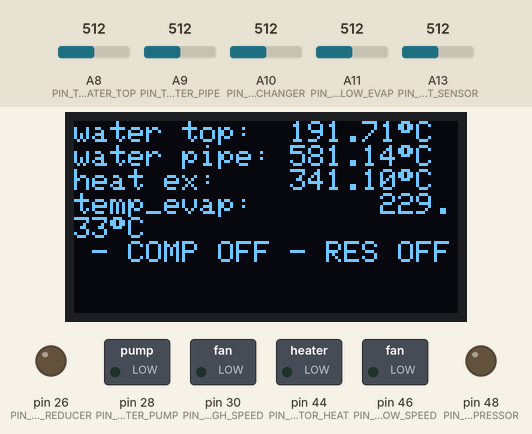
This sketch was run on a simulated Arduino Mega 2560, built with avr-gcc and run on an emulated ATmega2560. Shown: 128×64 one-colour display, switched loads named in the sketch (green lamp = pin HIGH), output pins drawn as LEDs (lit = HIGH). The test bench sets the inputs (shaded band); at power-on: A8 (PIN_TEMP_WATER_TOP) = 512, A9 (PIN_TEMP_WATER_PIPE) = 512, A10 (PIN_TEMP_HEAT_EXCHANGER) = 512, A11 (PIN_TEMP_AIR_FLOW_EVAP) = 512, A13 (PIN_CURRENT_SENSOR) = 512. What the sketch prints to the serial monitor is not drawn.

Above: at 3.7 s.
3.8 s: A8 (PIN_TEMP_WATER_TOP) set to 716
At 13.1 s:
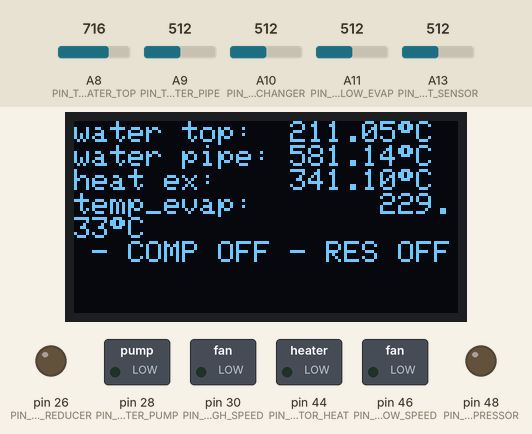
Timing chart, 0 to 14.6 s (numbered marks = the images above; inputs shaded):
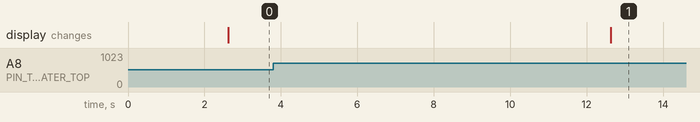

Measured:
- after the input at 3.8 s, the display: changes after 8.8 s (image 1)

The sketch:

PAC_open_fw.ino
```cpp
#include <SPI.h>
#include <Wire.h>
#include <Adafruit_SH110X.h>

#include "functions.h"
#include "define.h"
#include "tempSensor.h"


void setup(){

    Serial.begin(115200);

    tft.begin(i2c_Address, true); // Address 0x3C default
    tft.clearDisplay();
    tft.display();

    tft.setTextSize(1);
    tft.setTextColor(SH110X_WHITE);

    Serial.println();Serial.println();Serial.println();Serial.println();

    setupPin();
    setReferenceCurrent();

    temp_waterTop = new tempSensor(PIN_TEMP_WATER_TOP, serie_resistor_water_top, reference_coefficients_water_top);
    temp_waterPipe = new tempSensor(PIN_TEMP_WATER_PIPE , serie_resistor_water_pipe, reference_coefficients_water_pipe);
    temp_heatExchanger = new tempSensor(PIN_TEMP_HEAT_EXCHANGER , serie_resistor_heat_exchanger, reference_coefficients_heat_exchanger);
    temp_evap = new tempSensor(PIN_TEMP_AIR_FLOW_EVAP , serie_resistor_air_flux_evap, reference_coefficients_air_flux_evap);

    allOff();
    delay(2500);    //prevent false start when rebooting

}


void loop(){

    //updateSensors();
    //testSequence();

    if(millis() - timer_update_sensors > update_sensor_delay ){
        timer_update_sensors = millis();

        Serial.print("Update Sensors:");
        temp_waterTop->updateSensor();
        temp_waterPipe->updateSensor();
        temp_heatExchanger->updateSensor();
        temp_evap->updateSensor();
        Serial.println("Done");

    }

    if(millis() - timer_update_serial > serial_update_delay){
        print_flag = true;
        timer_update_serial = millis();
    }

    if(print_flag){
        printTempSensorReport();
        Serial.print(", ");
        printReadableCurrent();
    }

    if(millis() - timer_update_display > display_update_delay){
        timer_update_display = millis();

        tft.clearDisplay();
        tft.setCursor(0, 0);

        tft.print("water top:  ");
        tft.print( temp_waterTop->getAvgTemp() );
        tft.print( (char)247 ); tft.print("C");
        tft.println();

        tft.print("water pipe: ");
        tft.print(temp_waterPipe->getAvgTemp() );
        tft.print( (char)247 ); tft.print("C");
        tft.println();


        tft.print("heat ex:    ");
        tft.print( temp_heatExchanger->getAvgTemp() );
        tft.print( (char)247 ); tft.print("C");
        tft.println();

        tft.print("temp_evap:       ");
        tft.print( temp_evap->getAvgTemp() );
        tft.print( (char)247 ); tft.print("C");
        tft.println();

        if(digitalRead(PIN_COMPRESSOR) ){
            tft.print(" - COMP ON");
        }else{
            tft.print(" - COMP OFF");
        }

        if(digitalRead(PIN_LEGACY_RESISTOR_HEAT) ){
            tft.print(" - RES ON");
        }else{
            tft.print(" - RES OFF");
        }

        tft.display();
    }

    //température ok
    if( temp_waterTop->getAvgTemp() > 40 || temp_waterPipe->getAvgTemp() > 40 ){

        if(print_flag){
            Serial.println(" - STOP, TEMP OK");
            printTempSensorReport();
        }

    //temperature error
    }else if(temp_waterTop->getAvgTemp() > 70 || temp_waterPipe->getAvgTemp() > 70 || temp_heatExchanger->getAvgTemp() > 80){

            while (1)
            {
                Serial.println(" - STOP, TEMP ERROR");
                printTempSensorReport();
                digitalWrite(PIN_FAN_LOW_SPEED, 0);
                digitalWrite(PIN_FAN_HIGH_SPEED, 1);
                digitalWrite(PIN_COMPRESSOR, 0);
                digitalWrite(PIN_BYPASS_PRESSURE_REDUCER, 0);
                digitalWrite(PIN_LEGACY_RESISTOR_HEAT, 0);
                digitalWrite(PIN_WATER_PUMP, 1);

                delay(60e3);
            }


    }else{

        if(temp_heatExchanger->getAvgTemp() > 68 ){
            //off
            digitalWrite(PIN_FAN_LOW_SPEED, 0);
            digitalWrite(PIN_FAN_HIGH_SPEED, 0);
            digitalWrite(PIN_COMPRESSOR, 0);
            digitalWrite(PIN_BYPASS_PRESSURE_REDUCER, 0);
            digitalWrite(PIN_WATER_PUMP, 1);

        }else if(temp_heatExchanger->getAvgTemp() < 60){
            //on
            digitalWrite(PIN_FAN_LOW_SPEED, 1);
            digitalWrite(PIN_FAN_HIGH_SPEED, 0);
            digitalWrite(PIN_COMPRESSOR, 1);
            digitalWrite(PIN_BYPASS_PRESSURE_REDUCER, 0);

            digitalWrite(PIN_WATER_PUMP, 1);
        }

        //make the water pump work in any case
        digitalWrite(PIN_WATER_PUMP, 1);

        if( temp_evap->getAvgTemp() < 17.5){
            digitalWrite(PIN_LEGACY_RESISTOR_HEAT, 1);
        }else if(temp_evap->getAvgTemp() > 18.5){
             digitalWrite(PIN_LEGACY_RESISTOR_HEAT, 0);
        }


        if(print_flag){
            if(digitalRead(PIN_COMPRESSOR) ){
                Serial.print(" - COMP ON");
            }else{
                Serial.print(" - COMP OFF");
            }

            if(digitalRead(PIN_LEGACY_RESISTOR_HEAT) ){
                Serial.print(" - RES ON");
            }else{
                Serial.print(" - RES OFF");
            }

        }

    }

    if(print_flag){
        Serial.println();
    }
    print_flag = false;


}
```

define.h
```cpp
#ifndef __DEFINE_H__
#define __DEFINE_H__

#include <SPI.h>
#include <Wire.h>
#include <Adafruit_SH110X.h>

#include "tempSensor.h"

//SYSTEM TIMER
uint32_t timer_update_serial = 60e3;   // not zero to get instant print
uint32_t timer_update_display = 0;
uint32_t timer_update_sensors = 60e3;

//SYSTEM CONSTANTS

const uint32_t serial_update_delay = 10e3;
const uint32_t display_update_delay = 100;
const uint32_t update_sensor_delay = 10e3;

//SYSTEM VARS
bool print_flag = true;

//DISPLAY

/* Uncomment the initialize the I2C address , uncomment only one, If you get a totally blank screen try the other*/
#define i2c_Address 0x3c //initialize with the I2C addr 0x3C Typically eBay OLED's
#define SCREEN_WIDTH 128 // OLED display width, in pixels
#define SCREEN_HEIGHT 64 // OLED display height, in pixels
#define OLED_RESET -1   //   QT-PY / XIAO
Adafruit_SH1106G tft = Adafruit_SH1106G(SCREEN_WIDTH, SCREEN_HEIGHT, &Wire, OLED_RESET);


//ACTUACTOR
const uint8_t PIN_BYPASS_PRESSURE_REDUCER = 26;
const uint8_t PIN_WATER_PUMP = 28;
const uint8_t PIN_FAN_HIGH_SPEED = 30;
const uint8_t PIN_COMPRESSOR = 48;
const uint8_t PIN_FAN_LOW_SPEED = 46;
const uint8_t PIN_LEGACY_RESISTOR_HEAT = 44;

//BUTTONS
const uint8_t PIN_BUTTON_CONFIRM = 3;
const uint8_t PIN_BUTTON_PUSH = 4;
const uint8_t PIN_BUTTON_TRA = 5;
const uint8_t PIN_BUTTON_TRB = 6;
const uint8_t PIN_BUTTON_BACK = 7;


//SENSORS

//see https://www.thinksrs.com/downloads/programs/therm%20calc/ntccalibrator/ntccalculator.html
// C1 e-3, C2 e-4, C3 e-7
const float reference_coefficients_water_top[3] =       {0.8152350653e-03, 2.948759503e-04, -2.253994324e-07};
const float reference_coefficients_water_pipe[3] =      {-0.03240305442e-03, 4.401381657e-04, -8.145708226e-07};
const float reference_coefficients_heat_exchanger[3] =  {0.8152350653e-03, 2.948759503e-04, -2.253994324e-07};
const float reference_coefficients_air_flux_evap[3] =   {0.3426591640e-03, 3.554302673e-04, -2.820340671e-07};

const float serie_resistor_water_top = 3300;
const float serie_resistor_water_pipe = 10000;
const float serie_resistor_heat_exchanger = 10000;
const float serie_resistor_air_flux_evap = 22000;

const uint8_t PIN_TEMP_WATER_TOP = A8;
const uint8_t PIN_TEMP_WATER_PIPE = A9;
const uint8_t PIN_TEMP_HEAT_EXCHANGER = A10;
const uint8_t PIN_TEMP_AIR_FLOW_EVAP = A11;

tempSensor * temp_waterTop;
tempSensor * temp_waterPipe;
tempSensor * temp_heatExchanger;
tempSensor * temp_evap;

//ACHS-7121 current sensor
const uint8_t PIN_CURRENT_SENSOR = A13;

//PCF8563T TIMER
const uint8_t RTC_ADDR_Write = 0xA2;
const uint8_t RTC_ADDR_Read =  0xA2+1;

//Final State Machine

typedef enum FSM_t {
    FSM_reset = 0,

    FSM_init = 10,
    FSM_idle,
    FSM_heat_pump_working,
    FSM_legacy_resistor,

    FSM_test = 50,
    FSM_error,
};

FSM_t fsm = FSM_reset;


#endif //guard
```

functions.h
```cpp
#ifndef __FUNCTIONS_H__
#define __FUNCTIONS_H__

#include "define.h"

void setupPin(){
//ACTUACTOR
pinMode(PIN_FAN_LOW_SPEED, OUTPUT);
pinMode(PIN_FAN_HIGH_SPEED, OUTPUT);
pinMode(PIN_COMPRESSOR, OUTPUT);
pinMode(PIN_BYPASS_PRESSURE_REDUCER, OUTPUT);
pinMode(PIN_LEGACY_RESISTOR_HEAT, OUTPUT);
pinMode(PIN_WATER_PUMP, OUTPUT);

//SENSORS
pinMode(PIN_TEMP_WATER_TOP, INPUT);
pinMode(PIN_TEMP_WATER_PIPE, INPUT);
pinMode(PIN_TEMP_HEAT_EXCHANGER, INPUT);
pinMode(PIN_TEMP_AIR_FLOW_EVAP, INPUT);

//ACHS-7121 current sensor
pinMode(PIN_CURRENT_SENSOR, INPUT);

}

struct SystemVariables_t{
    int referenceCurrent = 0;

} systemVariables;

void setReferenceCurrent(){
    systemVariables.referenceCurrent = analogRead(PIN_CURRENT_SENSOR);
}

int getCurrent(){
    int t = analogRead(PIN_CURRENT_SENSOR);
    t -= systemVariables.referenceCurrent;
    return t;
}


float getCorrectedTemp(uint8_t pin, float serie_resistor,  const float coeff[]){

    int Vo;
    float logR1, NTC, T, Tc;

    Vo = analogRead(pin);

    if(Vo == 0 || Vo == 1023)
        return -273.15f;

    NTC =  (Vo * serie_resistor) / (1023 - Vo);
    logR1 = log(NTC);
    T = (1.0 / (coeff[0] + coeff[1]*logR1 + coeff[2]*logR1*logR1*logR1));
    Tc = T - 273.15;

    return Tc;
}

float getCorrectedTemp_waterTop(){
    return getCorrectedTemp(PIN_TEMP_WATER_TOP, serie_resistor_water_top, reference_coefficients_water_top ) ;
}

float getCorrectedTemp_waterPipe(){
    return getCorrectedTemp(PIN_TEMP_WATER_PIPE, serie_resistor_water_pipe, reference_coefficients_water_top );

}
float getCorrectedTemp_heatExchanger(){
    return getCorrectedTemp(PIN_TEMP_HEAT_EXCHANGER,serie_resistor_heat_exchanger, reference_coefficients_heat_exchanger );

}
float getCorrectedTemp_air_flux_evap(){
    return getCorrectedTemp(PIN_TEMP_AIR_FLOW_EVAP,serie_resistor_air_flux_evap, reference_coefficients_air_flux_evap );

}

void printTempSensorReport(){
        Serial.print("water top:");
        Serial.print( temp_waterTop->getAvgTemp() );
        Serial.print(", water pipe:");
        Serial.print( temp_waterPipe->getAvgTemp() );
        Serial.print(", heat ex:");
        Serial.print( temp_heatExchanger->getAvgTemp()  );
        Serial.print(", evap:");
        Serial.print( temp_evap->getAvgTemp() );
}

void printReadableCurrent(){
    //current sensor is 10A bi directional
    //So 1024/2 = 512 point in one directon and 512 in other
    // 10 000 ma / 512 = 19.5mA
    Serial.print( (float)(getCurrent()) );

}

void printReadableCurrent_mA(){
    //current sensor is 10A bi directional
    //So 1024/2 = 512 point in one directon and 512 in other
    // 10 000 ma / 512 = 19.5mA
    //dont know why I need to multiply by 4
    //see later
    Serial.print( (float)(getCurrent()) );

}

void testSequence(){

    uint32_t timerLocal_001 = millis();
    uint32_t timerLocal_002 = millis();

    //Fan low speed
    digitalWrite(PIN_FAN_LOW_SPEED, 1);
    while(millis() - timerLocal_001 < 10e3){
        if(millis() - timerLocal_002 > 100){
            timerLocal_002 = millis();
            Serial.print(F("Fan low speed : "));
            Serial.print( (millis() - timerLocal_001) / 1000);
            Serial.print(" ");
            printReadableCurrent();
            Serial.println();

        }
    }
    digitalWrite(PIN_FAN_LOW_SPEED, 0);
    timerLocal_001 = millis();

    Serial.println("pause");
    delay(1000);

     //Fan high speed
    digitalWrite(PIN_FAN_HIGH_SPEED, 1);
    while(millis() - timerLocal_001 < 10e3){
        if(millis() - timerLocal_002 > 100){
            timerLocal_002 = millis();
            Serial.print(F("Fan high speed : "));
            Serial.print( (millis() - timerLocal_001) / 1000);
            Serial.print(" ");
            printReadableCurrent();
            Serial.println();
        }
    }
    digitalWrite(PIN_FAN_HIGH_SPEED, 0);
    timerLocal_001 = millis();

    Serial.println("pause");
    delay(1000);

    //bypass pressure reducer on, to help motor to start
    //then start compressor,
    //then close bypass
    digitalWrite(PIN_BYPASS_PRESSURE_REDUCER, 1);
    delay(1000);
    digitalWrite(PIN_COMPRESSOR, 1);
    while(millis() - timerLocal_001 < 10e3){

        if(millis() - timerLocal_001 > 3e3){
            digitalWrite(PIN_BYPASS_PRESSURE_REDUCER, 0);
        }

        if(millis() - timerLocal_002 > 100){

            if(digitalRead(PIN_BYPASS_PRESSURE_REDUCER) == 1 ){
                Serial.print("BYPASS ON ");
            }else{
                Serial.print("BYPASS OFF ");
            }
            timerLocal_002 = millis();
            Serial.print(F("compressor : "));
            Serial.print( (millis() - timerLocal_001) / 1000);
            Serial.print(" ");
            printReadableCurrent();
            Serial.println();
        }
    }
    digitalWrite(PIN_COMPRESSOR, 0);
    timerLocal_001 = millis();

    Serial.println("pause");
    delay(1000);

    //Water pump
    digitalWrite(PIN_WATER_PUMP, 1);
    while(millis() - timerLocal_001 < 10e3){
        if(millis() - timerLocal_002 > 100){
            timerLocal_002 = millis();
            Serial.print(F("Water pump : "));
            Serial.print( (millis() - timerLocal_001) / 1000);
            Serial.print(" ");
            printReadableCurrent();
            Serial.println();
        }
    }
    digitalWrite(PIN_WATER_PUMP, 0);
    timerLocal_001 = millis();

    Serial.println("pause");
    delay(1000);

    //Heat resistor
    digitalWrite(PIN_LEGACY_RESISTOR_HEAT, 1);
    while(millis() - timerLocal_001 < 10e3){
        if(millis() - timerLocal_002 > 100){
            timerLocal_002 = millis();
            Serial.print(F("Heat resistor : "));
            printReadableCurrent();
            Serial.println();
        }
    }
    digitalWrite(PIN_LEGACY_RESISTOR_HEAT, 0);
    timerLocal_001 = millis();

    Serial.println("Test Sequence done");
    delay(1000);

}

void allOff(){
    digitalWrite(PIN_FAN_LOW_SPEED, 0);
    digitalWrite(PIN_FAN_HIGH_SPEED, 0);
    digitalWrite(PIN_COMPRESSOR, 0);
    digitalWrite(PIN_BYPASS_PRESSURE_REDUCER, 0);
    digitalWrite(PIN_LEGACY_RESISTOR_HEAT, 0);
    digitalWrite(PIN_WATER_PUMP, 0);
}

void forceSystem(){

    // digitalWrite(PIN_FAN_LOW_SPEED, 1);
    // digitalWrite(PIN_FAN_HIGH_SPEED, 0);
    // digitalWrite(PIN_COMPRESSOR, 0);
    // digitalWrite(PIN_BYPASS_PRESSURE_REDUCER, 1);
    // digitalWrite(PIN_LEGACY_RESISTOR_HEAT, 0);
    // digitalWrite(PIN_WATER_PUMP, 1);

    // delay(3000);

    // digitalWrite(PIN_FAN_LOW_SPEED, 1);
    // digitalWrite(PIN_FAN_HIGH_SPEED, 0);
    // digitalWrite(PIN_COMPRESSOR, 1);
    // digitalWrite(PIN_BYPASS_PRESSURE_REDUCER, 1);
    // digitalWrite(PIN_LEGACY_RESISTOR_HEAT, 0);
    // digitalWrite(PIN_WATER_PUMP, 1);

    // delay(3000);

    digitalWrite(PIN_FAN_LOW_SPEED, 1);
    digitalWrite(PIN_FAN_HIGH_SPEED, 0);
    digitalWrite(PIN_COMPRESSOR, 1);
    digitalWrite(PIN_BYPASS_PRESSURE_REDUCER, 0);
    digitalWrite(PIN_LEGACY_RESISTOR_HEAT, 0);
    digitalWrite(PIN_WATER_PUMP, 1);

}

void forceCoolDown(){
    digitalWrite(PIN_FAN_LOW_SPEED, 0);
    digitalWrite(PIN_FAN_HIGH_SPEED, 0);
    digitalWrite(PIN_COMPRESSOR, 0);
    digitalWrite(PIN_BYPASS_PRESSURE_REDUCER, 0);
    digitalWrite(PIN_LEGACY_RESISTOR_HEAT, 0);
    digitalWrite(PIN_WATER_PUMP, 1);
}


#endif //guard
```

tempSensor.cpp
```cpp
#include "tempSensor.h"


tempSensor::tempSensor(uint8_t _pin, const uint16_t _serie_res, const float _ref_coef[] ){
    this->pin = _pin;
    this->serie_res = _serie_res;

    this->ref_coef[0] = _ref_coef[0];
    this->ref_coef[1] = _ref_coef[1];
    this->ref_coef[2] = _ref_coef[2];

    pinMode(pin, INPUT);

    //set history size
    this->history_lenght = sizeof(history)/sizeof(history[0]);
    // Serial.print("history leng:");
    // Serial.println(history_lenght);

    for(uint8_t i = 0 ; i < history_lenght; i++){
        history[i] = 0;
    }

    //fill the history
    for(uint8_t i = 0 ; i < history_lenght; i++){

        bool status = updateSensor();

        // if( status == 0){
        //     Serial.println("Fail reading sensors!");
        // }else{
        //     Serial.print(" ");
        //     Serial.print(i);
        //     Serial.print(" ");
        //     Serial.print(last_temp);
        // }
        // Serial.println(".");
    }

}

bool tempSensor::updateSensor(void){

    float logR1, NTC, T, Tc;
    last_mes = analogRead(pin);

    if(last_mes == 0 || last_mes == 1023){
        last_temp -273.15f;
        return 0;
    }

    NTC =  (last_mes * serie_res) / (1023 - last_mes);
    logR1 = log(NTC);
    T = (1.0 / (ref_coef[0] + ref_coef[1]*logR1 + ref_coef[2]*logR1*logR1*logR1));
    Tc = T - 273.15;

    last_temp = Tc;

    // Serial.print("mes:");
    // Serial.print(last_temp);

    avrgValues();

    return 1;

}

bool tempSensor::avrgValues(){

    // Serial.println();
    // for(uint8_t i = history_lenght ; i >= 1  ; i--){
    //     Serial.print(i);
    //     Serial.print("[");
    //     Serial.print(history[i-1]);
    //     Serial.print("]");
    // }
    // Serial.println();

    // history[0] is the newest
    for(uint8_t i = history_lenght ; i >= 1  ; i--){
        history[i-1] = history[i-2];
    }

    history[0] = last_temp;

    // for(uint8_t i = history_lenght ; i >= 1  ; i--){
    //     Serial.print(i);
    //     Serial.print("[");
    //     Serial.print(history[i-1]);
    //     Serial.print("]");
    // }
    // Serial.println();

    float acc = 0;
    for(uint8_t i = 0; i < history_lenght; i++){
        acc += history[i];
    }
    lastAvrgTemp = acc / history_lenght;


    return 1;
}
```

tempSensor.h
```cpp
#ifndef __TEMP_SENSOR_H__
#define __TEMP_SENSOR_H__

#include "Arduino.h"

class tempSensor{

    public:

    tempSensor(uint8_t _pin, const uint16_t _serie_res, const float _ref_coef[] );

    bool updateSensor(void);
    bool avrgValues(void);
    float getAvgTemp(void) {return lastAvrgTemp;};

    private :

    uint8_t pin;
    uint16_t last_mes;
    float last_temp;
    uint16_t serie_res;
    float lastAvrgTemp ;
    float ref_coef[3];

    float history[10];
    uint8_t history_lenght;

};

#endif
```
